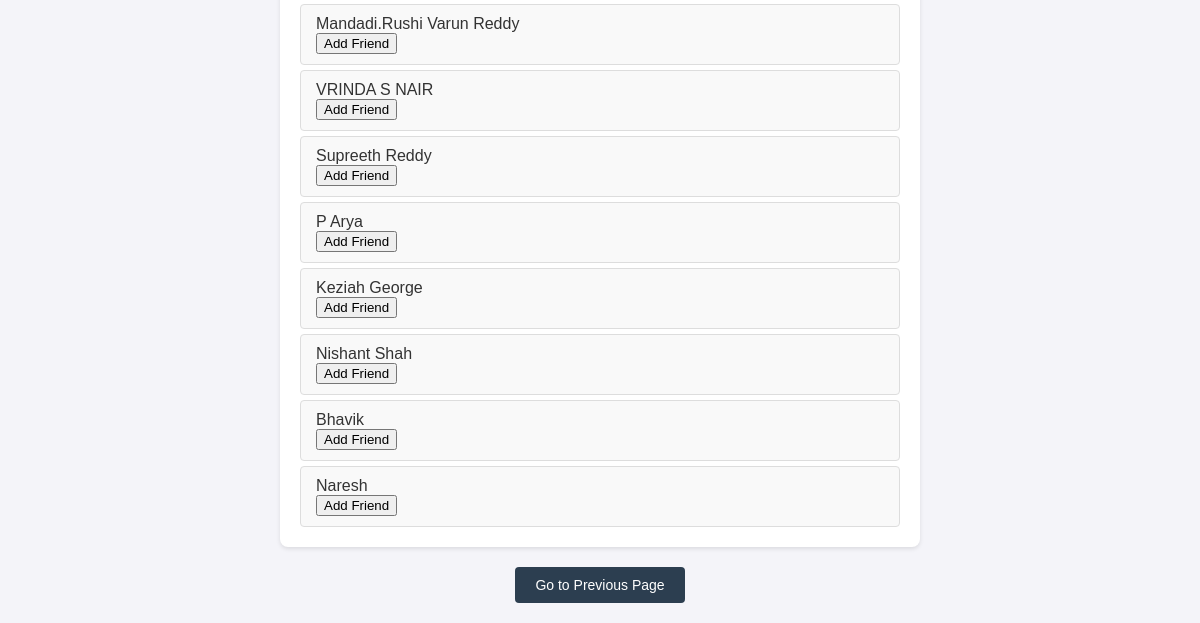
Page /filtered-recommendations (signed in, lower part) on the earlier database version.
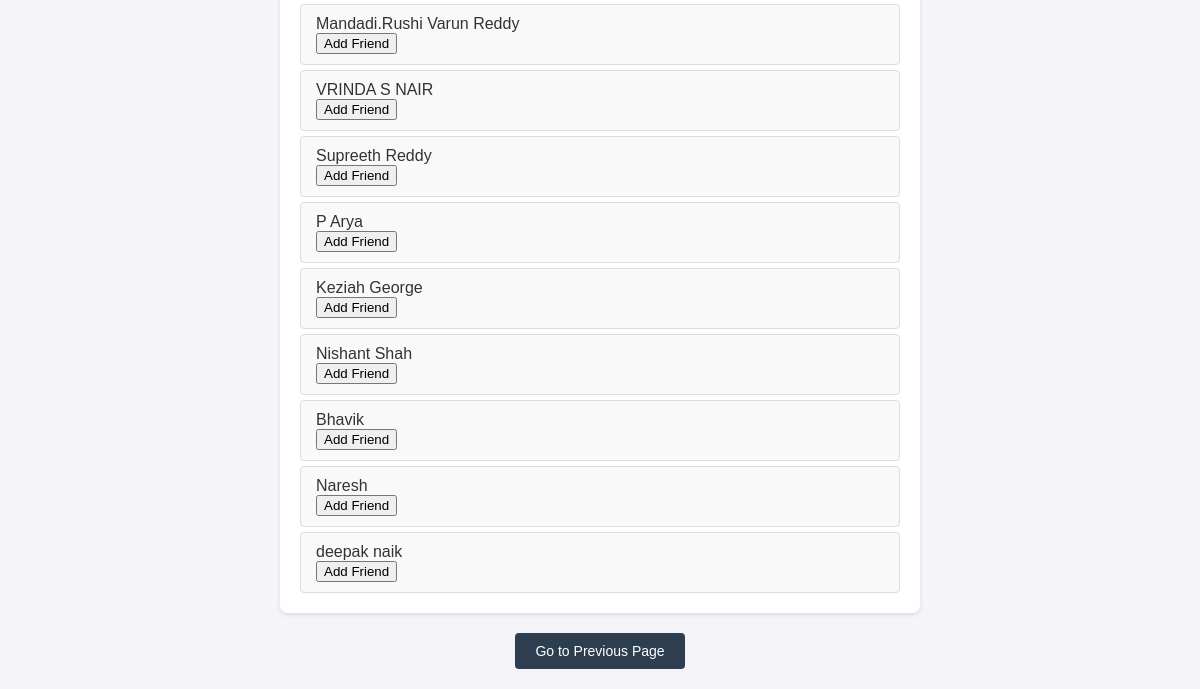
Same page on the later database version.
### app.py (models this page shows)
class User(db.Model):
    id = db.Column(db.Integer, primary_key=True)
    name = db.Column(db.String(100), nullable=False)
    username = db.Column(db.String(100), unique=True, nullable=False)
    email = db.Column(db.String(100), unique=True, nullable=False)
    password = db.Column(db.String(100), nullable=False)
    profile_picture = db.Column(db.String(120), nullable=True)

### app.py (the view)
@app.route('/filtered-recommendations', methods=['GET'])
def filtered_recommendations():
    if 'user_id' not in session:
        return redirect(url_for('login'))
    user_id = session['user_id']
    user = User.query.get(user_id)
    if not user:
        return "User not found", 404
    valid_categories = [
        'sports', 'dance', 'education', 'songs', 'movies',
        'books', 'travel', 'art', 'photography', 'fitness',
        'technology', 'gaming', 'health', 'food', 'fashion',
        'music', 'history', 'science', 'theatre', 'nature'
    ]
    category = request.args.get('category', 'sports').lower()
    if category not in valid_categories:
        return "Invalid category selected", 400
    recommendations = suggest_friends(user_id, method="dijkstra", category=category)
    if request.accept_mimetypes.best == 'application/json':
        return jsonify({"recommendations": recommendations})
    return render_template(
        'explore.html',
        user=user,
        category=category,
        recommendations=recommendations
    )

### templates/explore.html (shortened to what this page needs)
<!DOCTYPE html>
<html lang="en">
<head>
</head>
<body>
    <div class="list-container">
        <ul class="list-group">
            {% if recommendations %}
                {% for recommendation in recommendations %}
                    <li class="list-group-item" data-friend-id="{{ recommendation.id }}">
                        {{ recommendation.name }}
                        {% if recommendation.added %}
                            <a href="{{ url_for('chat', friend_id=recommendation.id) }}" class="btn btn-primary">Chat</a>
                        {% else %}
                            <form action="{{ url_for('follow', friend_id=recommendation.id) }}" method="POST">
                                <button type="submit" class="btn btn-success">Add Friend</button>
                            </form>
                        {% endif %}
                    </li>
                {% endfor %}
            {% else %}
                <li class="list-group-item">No recommendations available for the selected category.</li>
            {% endif %}
        </ul>
    </div>
    <div class="back-container">
        <button class="back-button" onclick="window.history.back()">Go to Previous Page</button>
    </div>
</body>
</html>

### templates/explore.html (style rules this page uses)
body { font-family: Arial, sans-serif; margin: 0; padding: 0; background-color: #f4f4f9; color: #333; }
.list-container { max-width: 600px; margin: 20px auto; padding: 20px; background-color: white; border-radius: 8px; box-shadow: 0 2px 4px rgba(0, 0, 0, 0.1); }
.list-group { list-style: none; padding: 0; margin: 0; }
.list-group-item { padding: 10px 15px; background-color: #f9f9f9; border: 1px solid #ddd; margin-bottom: 5px; border-radius: 4px; transition: background-color 0.3s; }
.list-group-item:last-child { margin-bottom: 0; }
.back-button { display: block; margin: 20px auto; text-align: center; padding: 10px 20px; background-color: #2c3e50; color: white; border: none; border-radius: 4px; cursor: pointer; font-size: 14px; transition: background-color 0.3s; }

Differences in the rows shown:
added User: name "deepak naik"
